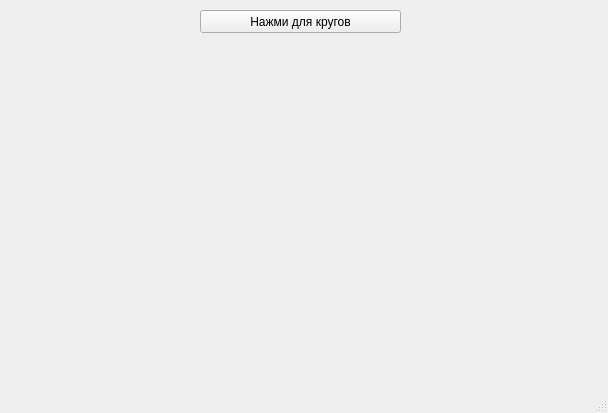
<?xml version="1.0" encoding="UTF-8"?>
<ui version="4.0">
 <class>MainWindow</class>
 <widget class="QMainWindow" name="MainWindow">
  <property name="geometry">
   <rect>
    <x>0</x>
    <y>0</y>
    <width>608</width>
    <height>413</height>
   </rect>
  </property>
  <property name="windowTitle">
   <string>MainWindow</string>
  </property>
  <widget class="QWidget" name="centralwidget">
   <widget class="QPushButton" name="generate_btn">
    <property name="geometry">
     <rect>
      <x>200</x>
      <y>10</y>
      <width>201</width>
      <height>23</height>
     </rect>
    </property>
    <property name="text">
     <string>Нажми для кругов</string>
    </property>
   </widget>
  </widget>
  <widget class="QStatusBar" name="statusbar"/>
 </widget>
 <resources/>
 <connections/>
</ui>
